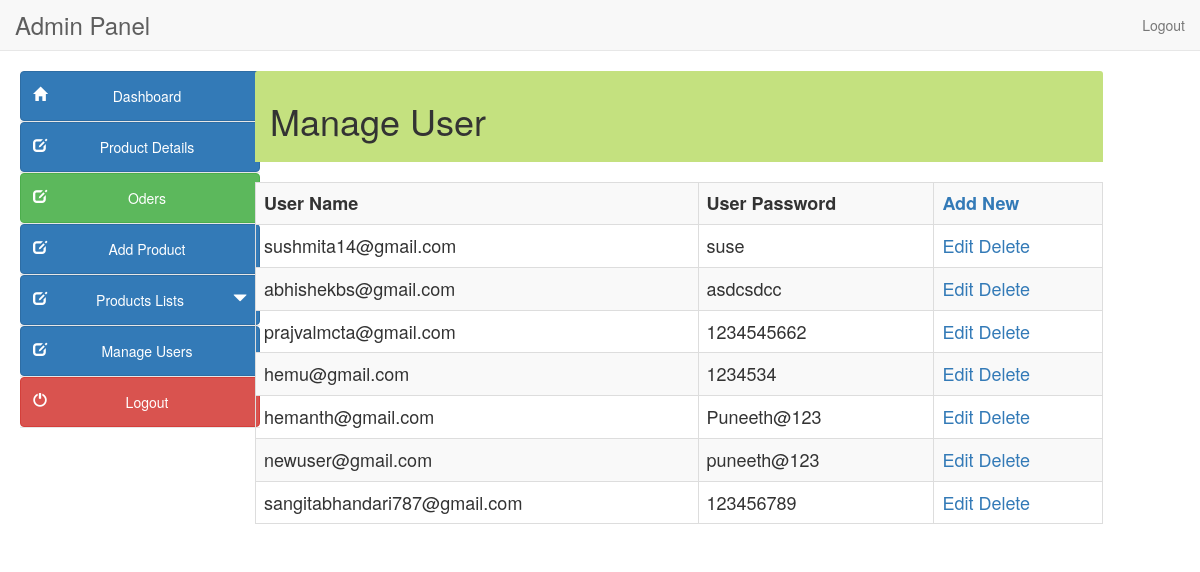
Page /admin/manage_users.php on the committed database.
### tables this page shows
CREATE TABLE `user_info` (
  `user_id` int(10) NOT NULL,
  `first_name` varchar(100) NOT NULL,
  `last_name` varchar(100) NOT NULL,
  `email` varchar(300) NOT NULL,
  `password` varchar(300) NOT NULL,
  `mobile` varchar(10) NOT NULL,
  `address1` varchar(300) NOT NULL,
  `address2` varchar(11) NOT NULL
);

### admin/manage_users.php (the view, shortened to what this page needs)
<!DOCTYPE html>
<html lang="en">
<head>
<link href="style/css/bootstrap.min.css" rel="stylesheet">
<link href="style/css/k.css" rel="stylesheet">
</head>
<body>
<?php include("include/header.php"); ?>
<div class="container-fluid">
<?php include("include/side_bar.php"); ?>
<div class="col-sm-9" style="margin-left:10px">
<div class="panel-heading" style="background-color:#c4e17f">
	<h1>Manage User </h1></div><br>
<div style="overflow-x:scroll;">
<table class="table table-bordered table-hover table-striped" style="font-size:18px">
	<tr>
			    <th>User Name</th>
                <th>User Password</th>
	<th><a href="add_user.php">Add New</a></th></tr>
<?php
$result=mysqli_query($con,"select user_id, email, password from user_info")or die ("query 2 incorrect.......");
while(list($user_id,$user_name,$user_password)=
mysqli_fetch_array($result))
{
echo "<tr><td>$user_name</td><td>$user_password</td>";
echo"<td>
<a href='edit_user.php?user_id=$user_id'>Edit</a>
<a href='manage_users.php?user_id=$user_id&action=delete'>Delete</a>
</td></tr>";
}
?>
</table>
</div>
</div></div>
</body>
</html>

### rows in the picture
user_info: email "sushmita14@gmail.com", password "suse"
user_info: email "abhishekbs@gmail.com", password "asdcsdcc"
user_info: email "prajvalmcta@gmail.com", password "1234545662"
user_info: email "hemu@gmail.com", password "1234534"
user_info: email "hemanth@gmail.com", password "Puneeth@123"
user_info: email "newuser@gmail.com", password "puneeth@123"
user_info: email "sangitabhandari787@gmail.com", password "123456789"
